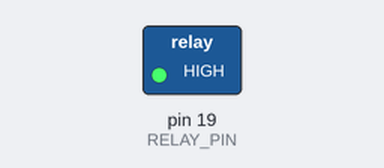
The sketch below on a simulated Arduino Uno, built with avr-gcc and run on an emulated ATmega328P. Parts: switched loads named in the sketch (green lamp = pin HIGH). Dashed ring = blinking. What the sketch prints to the serial monitor is not drawn.

Above: at 0.5 s.
Timing chart, 0 to 4.6 s (numbered marks = the images above):
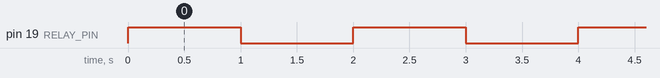

Measured:
- by itself, pin 19 (RELAY_PIN): alternates HIGH for 1.0 s and LOW for 1.0 s

The sketch:

RelayModuleTestPass.ino
```cpp
#define RELAY_PIN 19

void setup() {
  pinMode(RELAY_PIN, OUTPUT);
  Serial.begin(115200);
  Serial.println("Starting relay test");
}

void loop() {
  digitalWrite(RELAY_PIN, HIGH);
  Serial.println("Relay ON");
  delay(1000);

  digitalWrite(RELAY_PIN, LOW);
  Serial.println("Relay OFF");
  delay(1000);
}
```
